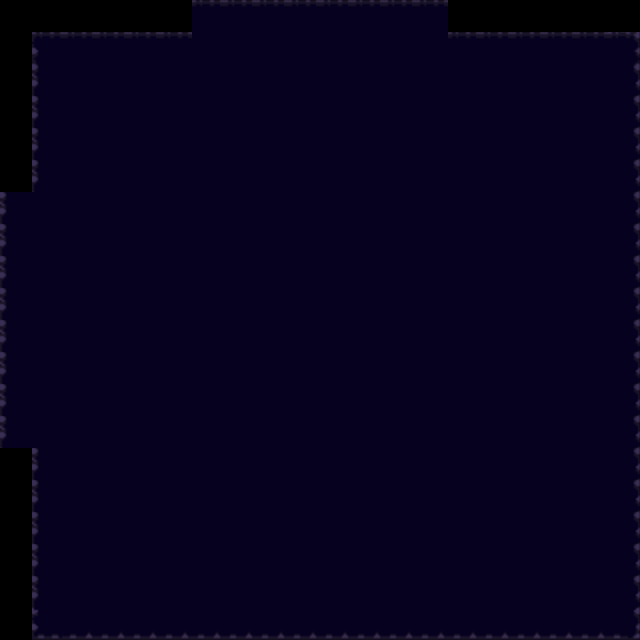

A 2D game scene composited from a Tiled map and its tileset images. What follows is a short description and the map's XML, with every tile layer's data as written:
An orthogonal 20x20 tile map with 32x32 px tiles, 1 tile layer (圖塊層 1) and 93 objects.

<map version="1.8" tiledversion="1.8.4" orientation="orthogonal" renderorder="right-down" width="20" height="20" tilewidth="32" tileheight="32" infinite="0" nextlayerid="3" nextobjectid="211">
 <tileset firstgid="1" source="Hnet.com-image.tsx" />
 <layer id="1" name="圖塊層 1" width="20" height="20">
  <data encoding="csv">
0,0,0,0,0,0,44,44,44,44,44,44,44,44,0,0,0,0,0,0,
0,43,44,44,44,44,50,50,50,50,50,50,50,50,44,44,44,44,44,45,
0,49,50,50,50,50,50,50,50,50,50,50,50,50,50,50,50,50,50,51,
0,49,50,50,50,50,50,50,50,50,50,50,50,50,50,50,50,50,50,51,
0,49,50,50,50,50,50,50,50,50,50,50,50,50,50,50,50,50,50,51,
0,49,50,50,50,50,50,50,50,50,50,50,50,50,50,50,50,50,50,51,
49,50,50,50,50,50,50,50,50,50,50,50,50,50,50,50,50,50,50,51,
49,50,50,50,50,50,50,50,50,50,50,50,50,50,50,50,50,50,50,51,
49,50,50,50,50,50,50,50,50,50,50,50,50,50,50,50,50,50,50,51,
49,50,50,50,50,50,50,50,50,50,50,50,50,50,50,50,50,50,50,51,
49,50,50,50,50,50,50,50,50,50,50,50,50,50,50,50,50,50,50,51,
49,50,50,50,50,50,50,50,50,50,50,50,50,50,50,50,50,50,50,51,
49,50,50,50,50,50,50,50,50,50,50,50,50,50,50,50,50,50,50,51,
49,50,50,50,50,50,50,50,50,50,50,50,50,50,50,50,50,50,50,51,
0,49,50,50,50,50,50,50,50,50,50,50,50,50,50,50,50,50,50,51,
0,49,50,50,50,50,50,50,50,50,50,50,50,50,50,50,50,50,50,51,
0,49,50,50,50,50,50,50,50,50,50,50,50,50,50,50,50,50,50,51,
0,49,50,50,50,50,50,50,50,50,50,50,50,50,50,50,50,50,50,51,
0,49,50,50,50,50,50,50,50,50,50,50,50,50,50,50,50,50,50,51,
0,55,56,56,56,56,56,56,56,56,56,56,56,56,56,56,56,56,56,57
</data>
 </layer>
 <objectgroup id="2" name="物件層 1">
  <object id="1" gid="2" x="32" y="32" width="32" height="32" />
  <object id="2" gid="2" x="64" y="32" width="32" height="32" />
  <object id="3" gid="2" x="96" y="32" width="32" height="32" />
  <object id="4" gid="2" x="128" y="32" width="32" height="32" />
  <object id="5" gid="2" x="160" y="32" width="32" height="32" />
  <object id="14" gid="2" x="448" y="32" width="32" height="32" />
  <object id="15" gid="2" x="480" y="32" width="32" height="32" />
  <object id="16" gid="2" x="512" y="32" width="32" height="32" />
  <object id="17" gid="2" x="544" y="32" width="32" height="32" />
  <object id="18" gid="2" x="576" y="32" width="32" height="32" />
  <object id="19" gid="2" x="608" y="32" width="32" height="32" />
  <object id="20" gid="1" x="0" y="32" width="32" height="32" />
  <object id="24" gid="7" x="0" y="64" width="32" height="32" />
  <object id="25" gid="7" x="0" y="96" width="32" height="32" />
  <object id="26" gid="7" x="0" y="128" width="32" height="32" />
  <object id="27" gid="7" x="0" y="160" width="32" height="32" />
  <object id="28" gid="7" x="0" y="192" width="32" height="32" />
  <object id="37" gid="7" x="0" y="480" width="32" height="32" />
  <object id="38" gid="7" x="0" y="512" width="32" height="32" />
  <object id="39" gid="7" x="0" y="544" width="32" height="32" />
  <object id="40" gid="7" x="0" y="576" width="32" height="32" />
  <object id="41" gid="7" x="0" y="608" width="32" height="32" />
  <object id="42" gid="7" x="0" y="640" width="32" height="32" />
  <object id="120" gid="98" x="128" y="224" width="32" height="32" />
  <object id="121" gid="98" x="160" y="256" width="32" height="32" />
  <object id="122" gid="98" x="192" y="288" width="32" height="32" />
  <object id="123" gid="98" x="192" y="320" width="32" height="32" />
  <object id="124" gid="98" x="192" y="352" width="32" height="32" />
  <object id="125" gid="98" x="192" y="384" width="32" height="32" />
  <object id="127" gid="98" x="224" y="256" width="32" height="32" />
  <object id="128" gid="98" x="256" y="224" width="32" height="32" />
  <object id="129" gid="98" x="320" y="320" width="32" height="32" />
  <object id="130" gid="98" x="288" y="352" width="32" height="32" />
  <object id="131" gid="98" x="288" y="384" width="32" height="32" />
  <object id="132" gid="98" x="256" y="416" width="32" height="32" />
  <object id="133" gid="98" x="256" y="448" width="32" height="32" />
  <object id="134" gid="98" x="352" y="352" width="32" height="32" />
  <object id="136" gid="98" x="352" y="384" width="32" height="32" />
  <object id="137" gid="98" x="384" y="416" width="32" height="32" />
  <object id="138" gid="98" x="384" y="448" width="32" height="32" />
  <object id="140" gid="98" x="448" y="384" width="32" height="32" />
  <object id="141" gid="98" x="448" y="352" width="32" height="32" />
  <object id="142" gid="98" x="448" y="320" width="32" height="32" />
  <object id="143" gid="98" x="448" y="288" width="32" height="32" />
  <object id="144" gid="98" x="416" y="256" width="32" height="32" />
  <object id="145" gid="98" x="384" y="224" width="32" height="32" />
  <object id="146" gid="98" x="480" y="256" width="32" height="32" />
  <object id="147" gid="98" x="512" y="224" width="32" height="32" />
  <object id="150" gid="72" x="320" y="384" width="32" height="32" />
  <object id="152" gid="33" x="320" y="576" width="32" height="32" />
  <object id="153" gid="33" x="352" y="576" width="32" height="32" />
  <object id="154" gid="33" x="384" y="576" width="32" height="32" />
  <object id="155" gid="33" x="416" y="576" width="32" height="32" />
  <object id="156" gid="33" x="448" y="576" width="32" height="32" />
  <object id="157" gid="33" x="480" y="576" width="32" height="32" />
  <object id="158" gid="33" x="512" y="576" width="32" height="32" />
  <object id="159" gid="33" x="544" y="576" width="32" height="32" />
  <object id="160" gid="33" x="576" y="576" width="32" height="32" />
  <object id="161" gid="33" x="608" y="576" width="32" height="32" />
  <object id="162" gid="33" x="32" y="128" width="32" height="32" />
  <object id="163" gid="33" x="64" y="128" width="32" height="32" />
  <object id="164" gid="33" x="96" y="128" width="32" height="32" />
  <object id="165" gid="33" x="128" y="128" width="32" height="32" />
  <object id="166" gid="33" x="160" y="128" width="32" height="32" />
  <object id="167" gid="33" x="192" y="128" width="32" height="32" />
  <object id="168" gid="33" x="224" y="128" width="32" height="32" />
  <object id="169" gid="33" x="256" y="128" width="32" height="32" />
  <object id="170" gid="33" x="288" y="128" width="32" height="32" />
  <object id="171" gid="33" x="320" y="128" width="32" height="32" />
  <object id="172" gid="13" x="0" y="640" width="32" height="32" />
  <object id="173" gid="14" x="32" y="640" width="32" height="32" />
  <object id="174" gid="14" x="64" y="640" width="32" height="32" />
  <object id="175" gid="14" x="96" y="640" width="32" height="32" />
  <object id="176" gid="14" x="128" y="640" width="32" height="32" />
  <object id="177" gid="14" x="160" y="640" width="32" height="32" />
  <object id="178" gid="14" x="608" y="640" width="32" height="32" />
  <object id="179" gid="14" x="576" y="640" width="32" height="32" />
  <object id="180" gid="14" x="544" y="640" width="32" height="32" />
  <object id="181" gid="14" x="512" y="640" width="32" height="32" />
  <object id="182" gid="14" x="480" y="640" width="32" height="32" />
  <object id="183" gid="14" x="448" y="640" width="32" height="32" />
  <object id="184" gid="15" x="608" y="640" width="32" height="32" />
  <object id="185" gid="9" x="608" y="608" width="32" height="32" />
  <object id="186" gid="9" x="608" y="576" width="32" height="32" />
  <object id="187" gid="9" x="608" y="544" width="32" height="32" />
  <object id="188" gid="9" x="608" y="512" width="32" height="32" />
  <object id="189" gid="9" x="608" y="480" width="32" height="32" />
  <object id="190" gid="9" x="608" y="64" width="32" height="32" />
  <object id="191" gid="9" x="608" y="96" width="32" height="32" />
  <object id="192" gid="9" x="608" y="128" width="32" height="32" />
  <object id="193" gid="9" x="608" y="160" width="32" height="32" />
  <object id="194" gid="9" x="608" y="192" width="32" height="32" />
  <object id="195" gid="3" x="608" y="32" width="32" height="32" />
 </objectgroup>
</map>
